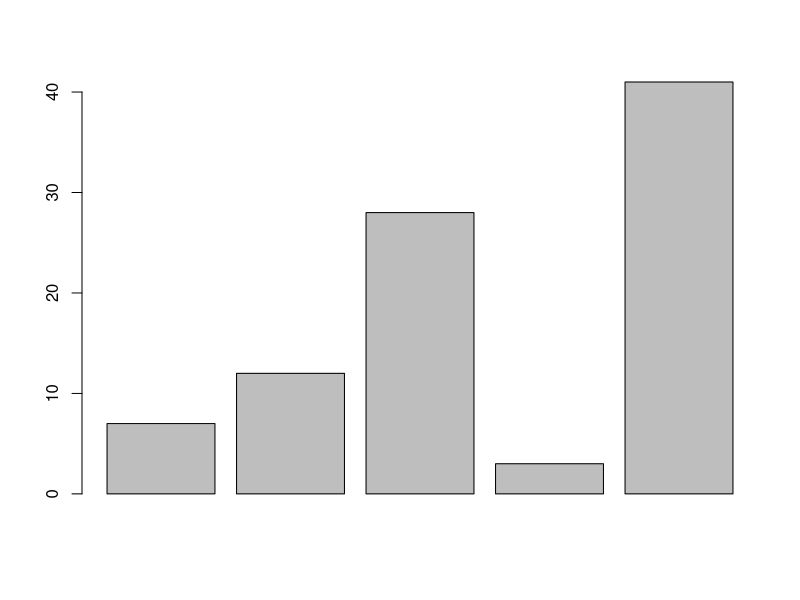
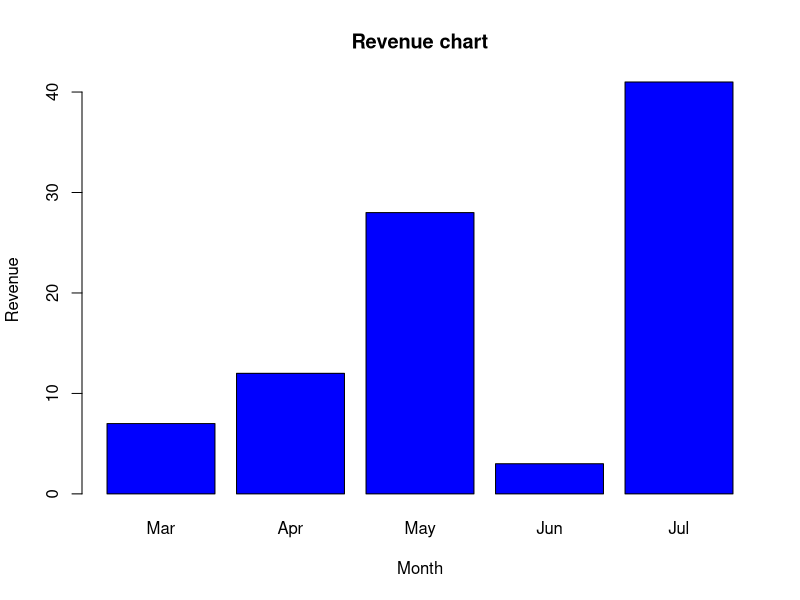

Recreate these plots in R, in order. (Note: this script raises an error after producing the figures.)
#create the data for the chart
H<- c(7,12,28,3,41)
#plot the bar chart
barplot(H)

#create the data for the chart
H<- c(7,12,28,3,41)
M<-c('Mar','Apr','May','Jun','Jul')

#plot the bar chart
barplot(H,names.arg=M,xlab='Month',ylab='Revenue',col='blue',
        main='Revenue chart',boarder='red')

#create the input vector
colors =c('green','orange','brown')
months<-c('Mar','Apr','May','Jun','Jul')
regions <-c('East','West','North')
data<- expand.grid(Month=months,Region=region,Color=colors)
print(data)
#create the matrix of the values
Values <-matrix(c(2,9,3,11,9,4,8,7,3,12,5,2,8,10,11), nrow = 3,ncol=5,byrow=TRUE)
#create a bar chart
barplot(Values,main='total revenue',names.arg=months,xlab='months',ylab='revenue',col=colors)
#add the legend to the chart
legend(x = 'topright',inset =c(0.35,0),legend = regions,title ='Region',cex=1,fill=colors,bty='n')


# Create vectors
Patientnumber <- c("P001345", "P001563", "P001450", "P001546")
weight <- c(80, 67, 85, 70, 73)
Patientfees <- c(45, 50, 45, 56, 43)

# Combine into a data frame
patientdata <- data.frame(Patientnumber, weight, Patientfees)
print(patientdata)

# Plot weight vs patient fees
barplot(weight,
        names.arg = Patientfees,
        main = "Patient Fees vs Weight",
        xlab = "Patient fees",
        ylab = "Weight (kg)",
        col = "blue",
        border = "red")


